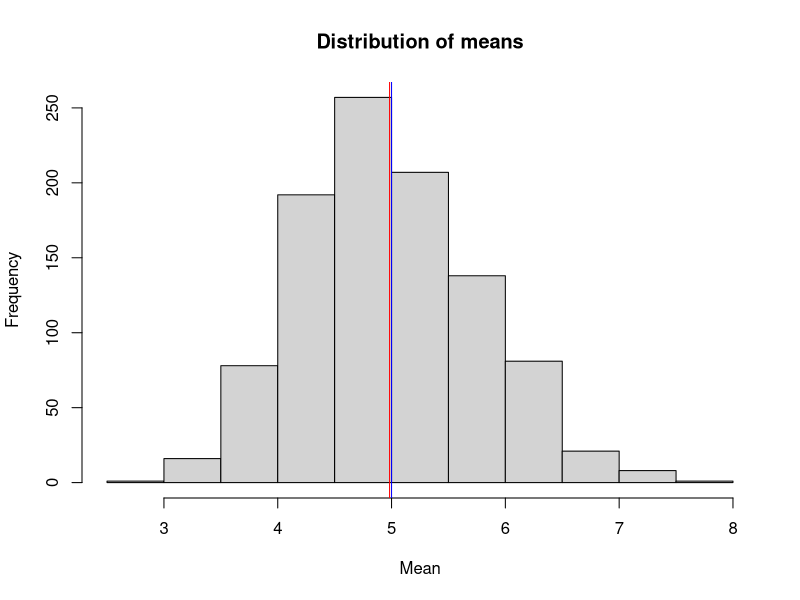
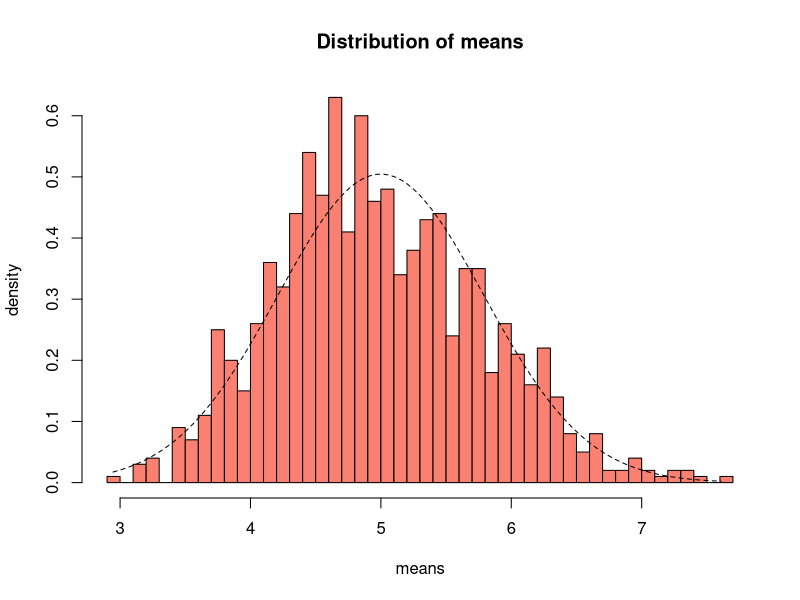

Reproduce these figures in R, in order.
## ---- chunk 1

#set seed for reproducibility
set.seed(1331)       
lambda <- 0.2

#number of samples & simulations
n <- 40
simulations <- 1000

#Simulate
sim_exp <- replicate(simulations,rexp(n,lambda))

#Calculate mean
means_exp <- apply(sim_exp,2,mean)
## ---- chunk 2
sim_mean <- mean(means_exp)
sim_mean
## ---- chunk 3
theoretical_mean <- 1/lambda
theoretical_mean
## ---- chunk 4
library(ggplot2)
hist(means_exp,xlab="Mean",main="Distribution of means")
abline(v=sim_mean,col="red")
abline(v=theoretical_mean,col="blue")
## ---- chunk 5
#standard deviation & variance of sample
sd_sim <- sd(means_exp)
sd_sim
var_sim <- sd_sim ^ 2
var_sim
## ---- chunk 6
#theoretical standard deviation & variance
sd_theory <- (1/lambda)/sqrt(n)
sd_theory
var_theory <- sd_theory^2
var_theory
## ---- chunk 7
x_plt <- seq(min(means_exp),max(means_exp),
             length=100)
y_plt <- dnorm(x_plt,mean = 1/lambda,sd=(1/lambda/sqrt(n)))
hist(means_exp,breaks = n,prob=T,col="salmon",xlab="means",ylab="density",main="Distribution of means")
lines(x_plt,y_plt,pch = 18,col="black",lty = 2)
